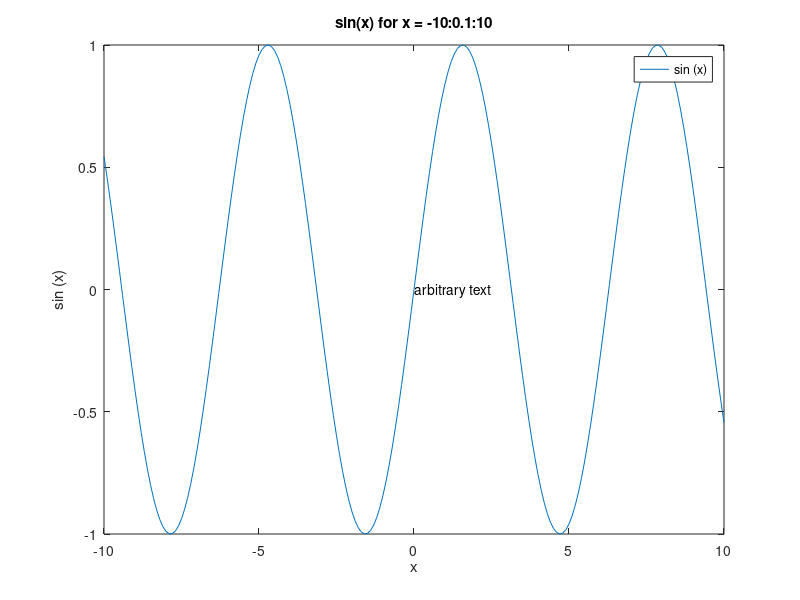

This chart was generated by the following MATLAB code:
x = -10:0.1:10;
plot (x, sin (x));
title ("sin(x) for x = -10:0.1:10");
xlabel ("x");
ylabel ("sin (x)");
text (0, 0, "arbitrary text");
legend ("sin (x)");
